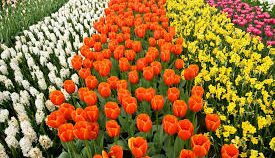
#> input picture flores.png, 275 x 158 px
$ python proyect3.py
#> lines starting #> are read from the running program, lines starting #| are printed output that depends on the picture
### main.py
from sources import *


# [15 lines left out: function toBin, not called in this run]

def Image2PixL(img, mode='RGB'):
    i = img.convert(mode)
    w, h = i.size
    # Devuelve una lista de vectores que representan los valores de cada píxel
    data = i.getdata()
    img = array(data, float)
    # Se transforma la lista en una matriz con 3 canales
    img = img.reshape((h, w))
    return img


# [7 lines left out: function getHist, not called in this run]


# def PintaCentroide(imgRoute):
#     center_x, center_y = Centroide(imgRoute)
#     imagen = Image.open(imgRoute)
#     draw = ImageDraw.Draw(imagen)

#     # Longitud de las líneas de la X
#     line_length = 3

#     # Dibujar la primera línea de la X
#     draw.line([(center_x - line_length, center_y - line_length),
#                (center_x + line_length, center_y + line_length)],
#               fill=(0, 0, 0), width=1)

#     # Dibujar la segunda línea de la X
#     draw.line([(center_x + line_length, center_y - line_length),
#                (center_x - line_length, center_y + line_length)],
#               fill=(0, 0, 0), width=1)
#     imagen.show()

### proyect3.py
from main import Image2PixL
from PIL import Image, ImageOps
import matplotlib.pyplot as plt
import numpy as np


def getHist(image):
    hist = np.zeros(256)

    data = Image2PixL(image)
    for x in range(len(data)):
        for y in range(len(data[x])):
            hist[int(data[x][y])] += 1

    return hist


img = Image.open('flores.png')
#> img is the input picture: PIL image 275x158 RGB; mean R, G, B 154.6, 110.8, 49.9

r, g, b = img.split()
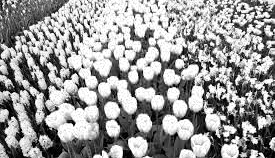
#> r: PIL image 275x158 L; min 0, max 255, mean 154.6
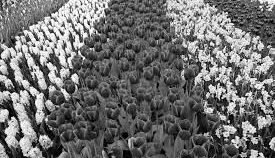
#> g: PIL image 275x158 L; min 0, max 255, mean 110.8
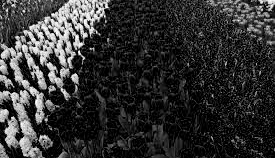
#> b: PIL image 275x158 L; min 0, max 255, mean 49.9
l = img.convert('L')
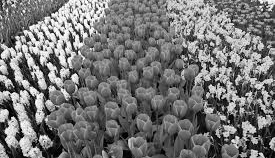
#> l: PIL image 275x158 L; min 0, max 255, mean 116.9


fig, ax = plt.subplots(2, 2, figsize=(8, 5))
plt.subplots_adjust(wspace=0.4, hspace=0.4)  # Gap_subplots

ax[0][0].plot(range(256), getHist(r), color='red')
#> (the run stopped early here; a loop or call above may not have finished)

$ run again, with mono.png copied over flores.png
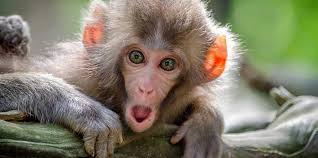
#> input picture mono.png, 318 x 158 px
#> img is the input picture: PIL image 318x158 RGB; mean R, G, B 130, 124.7, 105.7
#> `r, g, b = img.split()`:
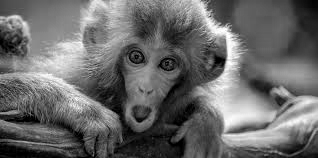
#> b: PIL image 318x158 L; min 0, max 255, mean 105.7
#> `l = img.convert('L')`:
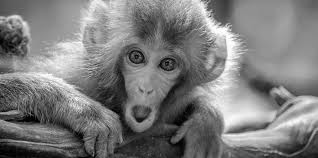
#> l: PIL image 318x158 L; min 0, max 255, mean 124.1

$ run again, with fig_01.jpg saved as flores.png
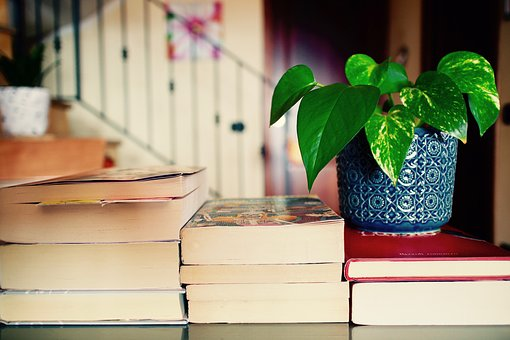
#> input picture fig_01.jpg, 510 x 340 px
#> img is the input picture: PIL image 510x340 RGB; mean R, G, B 149.1, 140.3, 114.7
#> `r, g, b = img.split()`:
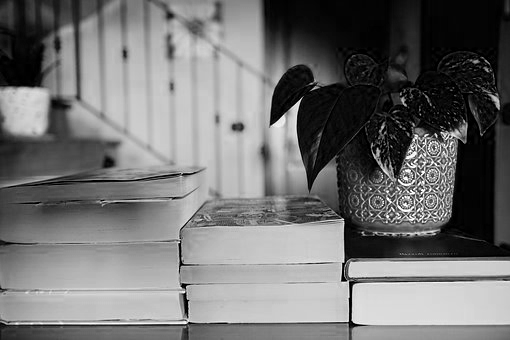
#> b: PIL image 510x340 L; min 0, max 255, mean 114.7
#> `l = img.convert('L')`:
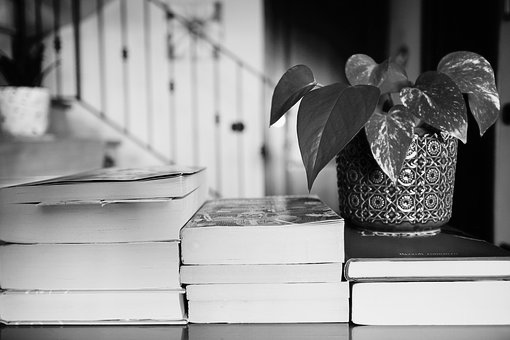
#> l: PIL image 510x340 L; min 0, max 255, mean 140
